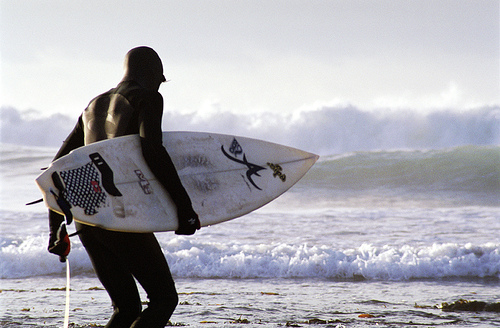
#> input picture demoImage/5.jpg, 500 x 328 px, found by its file name
$ python 11.contours.py
#> lines starting #> are read from the running program, lines starting #| are printed output that depends on the picture; after the words box and inside, x2 and y2 are one past the last pixel; in counts of white or black regions, pixels touching at a corner belong together
import cv2 as cv
import numpy as np

img = cv.imread("OpenCV//demoImage//5.jpg")
#> img is the input picture: shape (328, 500, 3); mean B, G, R 177.8, 170.7, 171.6

cv.imshow("Original", img)

blank = np.zeros(img.shape, dtype="uint8")

gray = cv.cvtColor(img, cv.COLOR_BGR2GRAY)
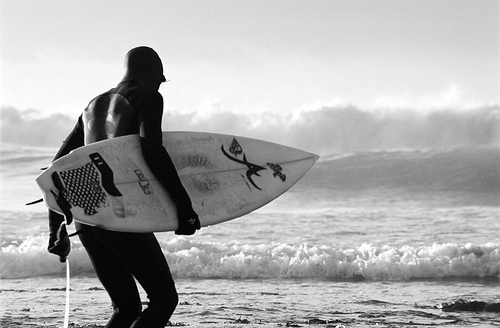
#> gray: shape (328, 500); min 0, max 255, mean 171.8
cv.imshow("gray", gray)

#blur
blur = cv.GaussianBlur(gray, (5, 5), 0)
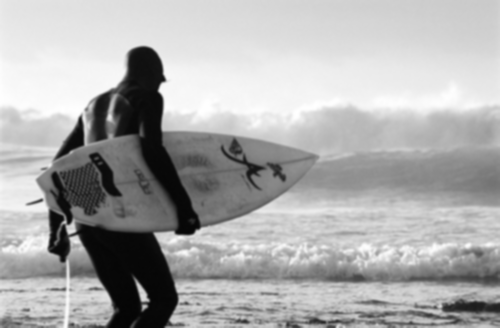
#> blur: shape (328, 500); min 4, max 255, mean 171.8
cv.imshow("Blur", blur)

#canny
canny = cv.Canny(blur, 125, 175)
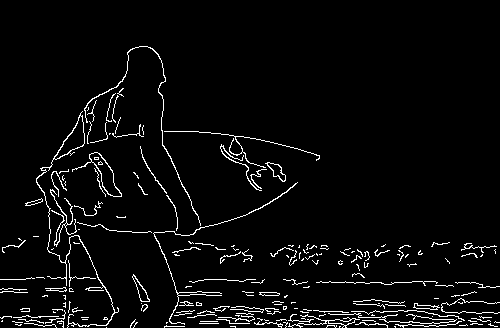
#> canny: shape (328, 500); 4.1% white in thin lines or dots, all inside (x1, y1, x2, y2) = (0, 46, 500, 328)
cv.imshow("Canny", canny)

# #threshold
# _, thresh = cv.threshold(canny, 150, 255, cv.THRESH_BINARY)
# cv.imshow("Threshold", thresh)

#Counture
contours, hierarchies = cv.findContours(canny, cv.RETR_LIST,
                                        cv.CHAIN_APPROX_SIMPLE)
#> contours = 216 contours, 192 with area under 20; largest, box (x1, y1, x2, y2) and area: (36, 111, 119, 328) 603, (72, 152, 122, 197) 552, (89, 152, 122, 197) 510, (54, 115, 85, 160) 482, (265, 162, 286, 182) 160

print("Number of contours found: ", len(contours))
#| Number of contours found:  216

cv.drawContours(blank, contours, -1, (0,0,255),1)
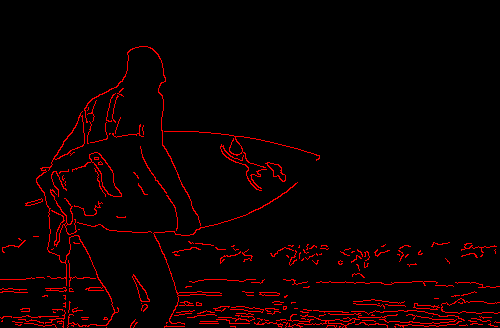
#> blank: shape (328, 500, 3); mean of channels 0, 1, 2 0, 0, 10.3; drawn as B, G, R
cv.imshow("Contours", blank)

cv.waitKey(0)

$ run again, with demoImage/1.jpg copied over demoImage/5.jpg
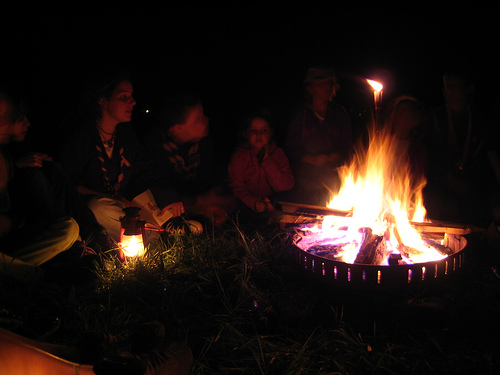
#> input picture demoImage/1.jpg, 500 x 375 px, found by its file name
#> img is the input picture: shape (375, 500, 3); mean B, G, R 16.8, 20.2, 30.9
#> `canny = cv.Canny(blur, 125, 175)`:
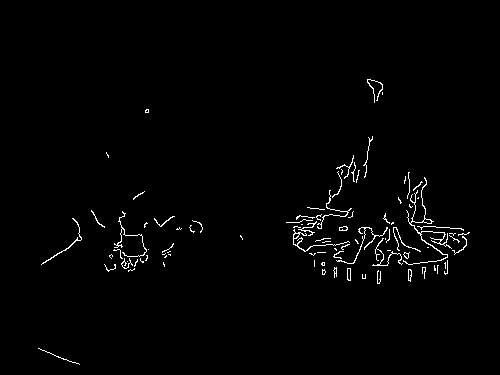
#> canny: shape (375, 500); 1.4% white in thin lines or dots, all inside (x1, y1, x2, y2) = (38, 79, 470, 365)
#> contours = 102 contours, 88 with area under 20; largest, box (x1, y1, x2, y2) and area: (403, 177, 452, 265) 94, (293, 229, 350, 252) 48, (347, 268, 351, 281) 36, (336, 227, 388, 264) 34, (347, 268, 351, 281) 32
#| Number of contours found:  102
#> `cv.drawContours(blank, contours, -1, (0,0,255),1)`:
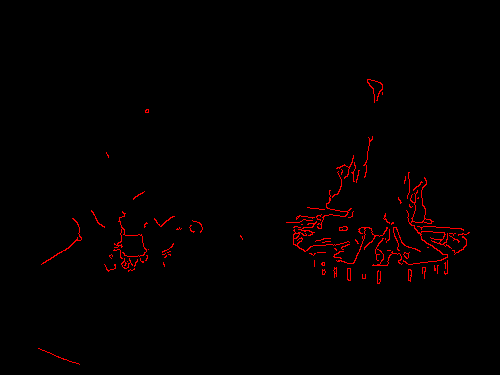
#> blank: shape (375, 500, 3); mean of channels 0, 1, 2 0, 0, 3.5; drawn as B, G, R

$ run again, with demoImage/2.jpg copied over demoImage/5.jpg
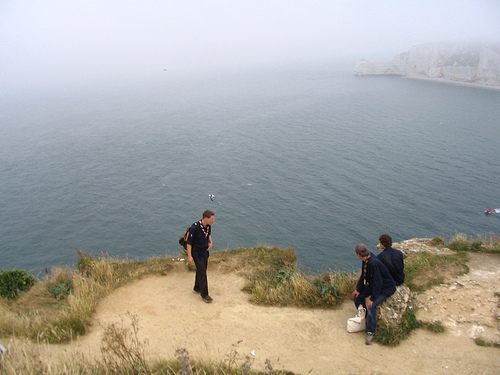
#> input picture demoImage/2.jpg, 500 x 375 px, found by its file name
#> img is the input picture: shape (375, 500, 3); mean B, G, R 159.2, 163.8, 164.8
#> `canny = cv.Canny(blur, 125, 175)`:
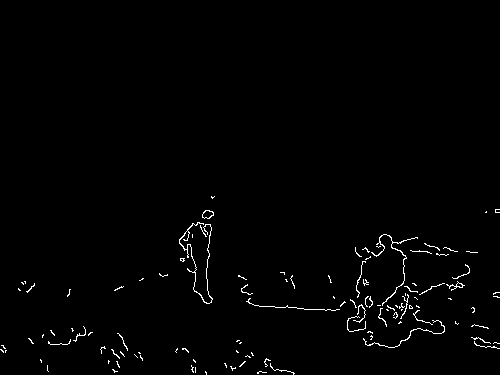
#> canny: shape (375, 500); 1.2% white in thin lines or dots, all inside (x1, y1, x2, y2) = (0, 196, 500, 375)
#> contours = 117 contours, 111 with area under 20; largest, box (x1, y1, x2, y2) and area: (202, 210, 214, 219) 68, (202, 210, 214, 219) 58, (179, 222, 213, 304) 50, (371, 234, 418, 306) 48, (446, 281, 465, 291) 28, (363, 320, 445, 348) 22
#| Number of contours found:  117
#> `cv.drawContours(blank, contours, -1, (0,0,255),1)`:
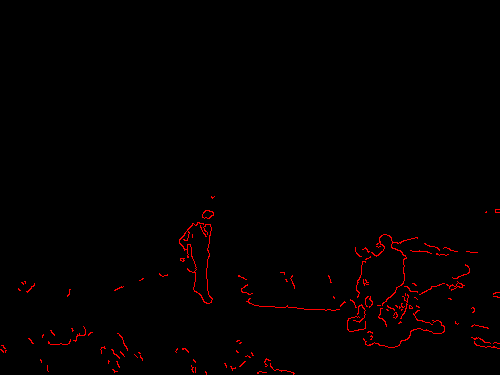
#> blank: shape (375, 500, 3); mean of channels 0, 1, 2 0, 0, 3; drawn as B, G, R

$ run again, with demoImage/3.jpg copied over demoImage/5.jpg
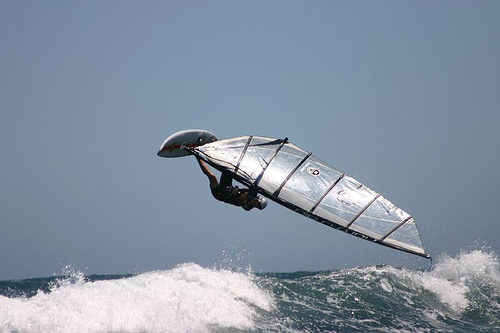
#> input picture demoImage/3.jpg, 500 x 333 px, found by its file name
#> img is the input picture: shape (333, 500, 3); mean B, G, R 161.7, 145.9, 132.1
#> `canny = cv.Canny(blur, 125, 175)`:
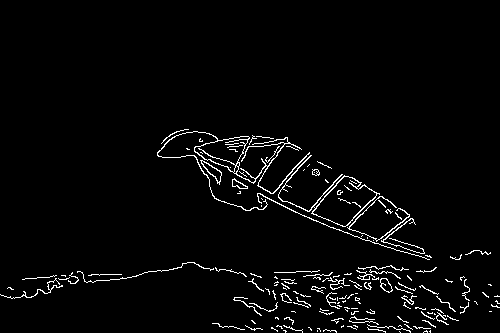
#> canny: shape (333, 500); 2.9% white in thin lines or dots, all inside (x1, y1, x2, y2) = (0, 129, 500, 333)
#> contours = 171 contours, 154 with area under 20; largest, box (x1, y1, x2, y2) and area: (278, 155, 380, 227) 1838, (312, 176, 377, 227) 1684, (157, 131, 310, 211) 1252, (194, 136, 250, 173) 1016, (200, 160, 222, 185) 168
#| Number of contours found:  171
#> `cv.drawContours(blank, contours, -1, (0,0,255),1)`:
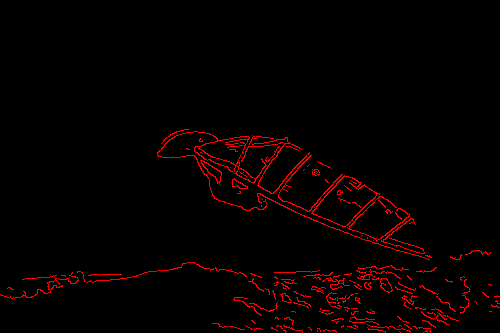
#> blank: shape (333, 500, 3); mean of channels 0, 1, 2 0, 0, 7.4; drawn as B, G, R
